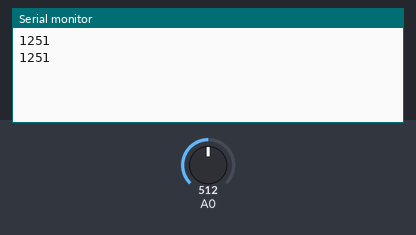
This sketch was run on a simulated Arduino Uno, built with avr-gcc and run on an emulated ATmega328P. Shown: the last lines printed to the serial monitor. The inputs (shaded band) are chosen by the test bench; at power-on: A0 = 512.

Above: at 2.8 s.
2.9 s: A0 set to 716
At 4.6 s:
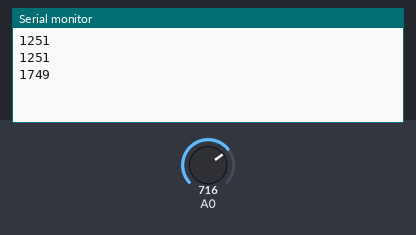
5.6 s: A0 set to 900
At 7.3 s:
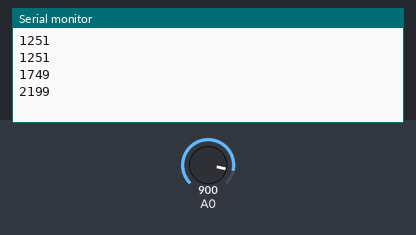
Timing chart, 0 to 8.8 s (numbered marks = the images above; inputs shaded):
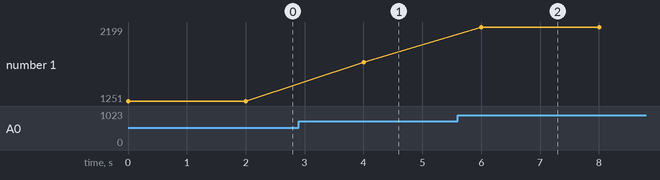

Measured:
- after the input at 2.9 s, the serial monitor: prints a new line after 1.1 s (image 1)
- after the input at 5.6 s, the serial monitor: prints a new line after 0.40 s (image 2)
- plotted number 1: 1251 → 1749 after the input at 2.9 s, 1749 → 2199 after the input at 5.6 s

The sketch:

RadaitionSensor.ino
```cpp
int SPoutput = 0;    // select the input pin for the potentiometer
int RadiationValue = 0;  // variable to store the value coming from the sensor
float CalibrationFactor = 0.5;
float voltage;

void setup() {
  // declare the ledPin as an OUTPUT:
  Serial.begin(9600);       // use the serial port
}

void loop() {
  // read the value from the sensor:
  SPoutput = analogRead(A0);
  voltage = (SPoutput/1023.0)*5;
  RadiationValue = voltage*1000*CalibrationFactor;
  Serial.println(RadiationValue);
  delay(2000);
}
```
